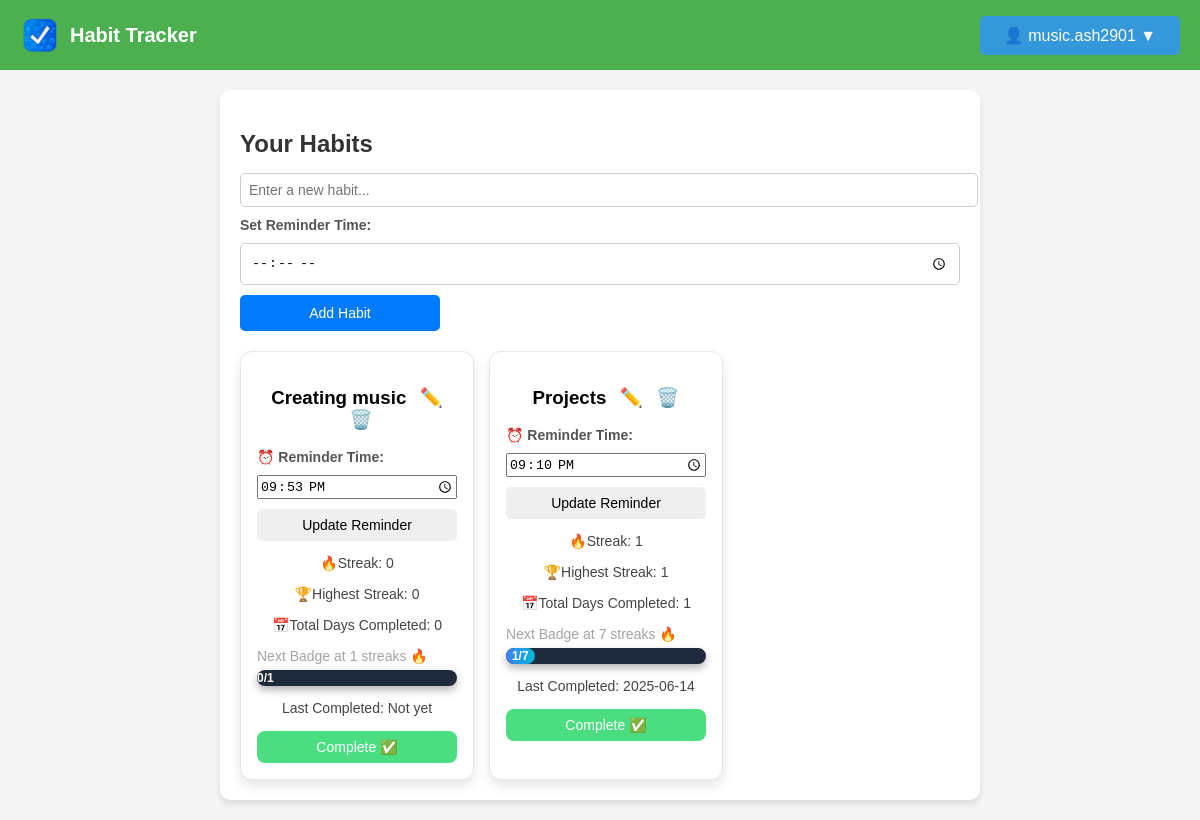
The page /manage-habits (signed in) on the database its author committed.
### models.py (models this page shows, shortened)
class Activity(db.Model):
    id = db.Column(db.Integer, primary_key=True)
    name = db.Column(db.String(120), nullable=False)
    user_id = db.Column(db.Integer, db.ForeignKey('user.id'), nullable=False)
    streak = db.Column(db.Integer, default=0)
    highest_streak = db.Column(db.Integer, default=0)
    days_completed = db.Column(db.Integer, default=0)
    last_completed = db.Column(db.DateTime, default=None)
    date_added = db.Column(db.Date, default=datetime.utcnow)
    status = db.Column(db.String(10), default='active')
    reminder_time = db.Column(db.Time, nullable=True)

### routes.py (the view)
@main_bp.route('/manage-habits')
def manage_habits():
    if 'user_id' not in session:
        flash("Please log in to view your habits.", "danger")
        return redirect(url_for('main.login'))
    user_id = session['user_id']
    habits = Activity.query.filter(Activity.user_id == user_id, Activity.status == "active").all()
    return render_template('manage_habits.html', activities=habits)

### templates/manage_habits.html (shortened to what this page needs)
<!DOCTYPE html>
<html lang="en">
  <head>
    <link
      rel="stylesheet"
      href="{{ url_for('static', filename='styles.css') }}"
    />
  </head>
  <body>
    <nav class="navbar">
      <div class="logo">
        <img
          src="{{ url_for('static', filename='logo.png') }}"
          alt="Habit Tracker Logo"
        />
        <span class="app-name">Habit Tracker</span>
      </div>
      <div class="nav-buttons">
        {% if session['user_id'] %}
        <div class="dropdown">
          <button class="dropbtn">👤 {{ session['username'] }} ▼</button>
        </div>
        {% else %}
        <a href="{{ url_for('main.register') }}" class="btn">Register</a>
        <a href="{{ url_for('main.login') }}" class="btn btn-outline">Login</a>
        {% endif %}
      </div>
    </nav>
    <div class="container">
      <h2>Your Habits</h2>
      <form
        method="POST"
        action="{{ url_for('main.add_habit') }}"
        class="habit-form"
      >
        <input
          type="text"
          name="habit_name"
          placeholder="Enter a new habit..."
          required
        />
        <label for="reminder_time">Set Reminder Time:</label>
        <input type="time" name="reminder_time" required />
        <button type="submit">Add Habit</button>
      </form>
      <div class="habit-list">
        {% if activities %}
        {% for habit in activities %}
        {% set badge_milestones = [1, 7, 30, 180, 360] %}
        {% set next_badge = badge_milestones | select("greaterthan", habit.streak) | list | first %}
        <div class="habit-card">
          <h3>
            {{ habit.name }}
            <a href="{{ url_for('main.edit_habit', habit_id=habit.id) if habit.id else '#' }}" title="Edit Habit">✏️</a>
            <a href="{{ url_for('main.confirm_delete', habit_id=habit.id) }}" title="Delete Habit">🗑️</a>
          </h3>
          <form action="{{ url_for('main.update_reminder', habit_id=habit.id) }}" method="POST">
            <label for="reminder_time_{{ habit.id }}">⏰ Reminder Time:</label>
            <input
              type="time"
              id="reminder_time_{{ habit.id }}"
              name="reminder_time"
              value="{{ habit.reminder_time.strftime('%H:%M') if habit.reminder_time else '' }}"
              required
            />
            <button type="submit" class="update-btn">Update Reminder</button>
          </form>
          <p>🔥Streak: {{ habit.streak }} </p>
          <p>🏆Highest Streak: {{ habit.highest_streak }}</p>
          <p>📅Total Days Completed: {{ habit.days_completed }}</p>
          {% if next_badge %}
          <p class="next-badge-info">Next Badge at {{ next_badge }} streaks 🔥</p>
          <div class="progress-container next-badge-bar">
            <div class="progress-bar-next" style="width: {{ (habit.streak / next_badge) * 100 }}%;">
              {{ habit.streak }}/{{ next_badge }}
            </div>
          </div>
          {% else %}
          <p class="next-badge-info">🎯 You've unlocked all badges! Keep going! 🚀</p>
          {% endif %}
          <p>Last Completed: {{ habit.last_completed.strftime('%Y-%m-%d') if habit.last_completed else "Not yet" }}</p>
          <form action="{{ url_for('main.complete_habit', habit_id=habit.id) }}" method="POST">
            <button type="submit" class="complete-btn">Complete ✅</button>
          </form>
        </div>
        {% endfor %}
        {% else %}
        <p>No habits found. <a href="{{ url_for('main.manage_habits') }}">Add a new habit</a></p>
        {% endif %}
      </div>
    </div>
  </body>
</html>

### static/styles.css (style rules this page uses)
body { margin: 0; padding: 0; font-family: Arial, sans-serif; background-color: #f4f4f4; }
.navbar { display: flex; justify-content: space-between; align-items: center; background-color: #4CAF50; padding: 15px 20px; color: white; }
.logo { display: flex; align-items: center; }
.logo img { width: 40px; height: 40px; margin-right: 10px; }
.app-name { font-size: 20px; font-weight: bold; }
.dropbtn { background-color: #3498db; color: white; padding: 10px 16px; font-size: 16px; border: none; cursor: pointer; border-radius: 5px; }
.dropdown { position: relative; display: inline-block; }
.container { width: 60%; margin: 20px auto; padding: 20px; background: white; box-shadow: 0px 4px 6px rgba(0, 0, 0, 0.1); border-radius: 10px; }
.habit-form { display: flex; gap: 10px; margin-bottom: 20px; }
.habit-form input { flex: 1; padding: 10px; border: 1px solid #ccc; border-radius: 5px; }
.habit-form button { background: #007BFF; color: white; border: none; padding: 10px 15px; border-radius: 5px; cursor: pointer; }
.habit-list { display: flex; flex-wrap: wrap; gap: 15px; }
.habit-card { background: white; padding: 15px; border-radius: 10px; box-shadow: 0px 4px 6px rgba(0, 0, 0, 0.1); text-align: center; width: 200px; }
.complete-btn { background: #28a745; color: white; border: none; padding: 8px 12px; border-radius: 5px; cursor: pointer; }
h2 { color: #333; margin-bottom: 15px; }
form { display: flex; flex-direction: column; gap: 10px; }
label { font-size: 14px; font-weight: bold; color: #555; text-align: left; }
input[type="text"] { padding: 8px; width: 100%; border: 1px solid #ccc; border-radius: 5px; font-size: 14px; }
button { padding: 8px 12px; width: 200px; border: none; border-radius: 5px; font-size: 14px; cursor: pointer; transition: 0.3s ease-in-out; }
p { font-size: 14px; color: #444; margin-bottom: 15px; }
.progress-container { background-color: #1e293b; border-radius: 12px; overflow: hidden; height: 16px; margin-bottom: 8px; position: relative; box-shadow: 0 4px 8px rgba(0,0,0,0.3); }
.progress-bar-next { height: 100%; background: linear-gradient(90deg, #3b82f6, #06b6d4); text-align: center; line-height: 16px; color: #fff; font-size: 12px; font-weight: bold; border-radius: 12px; transition: width 0.5s ease-in-out; }
.next-badge-info { font-size: 14px; color: #a3a3a3; margin-bottom: 6px; text-align: left; }
.complete-btn { background-color: #4ade80; color: #fff; padding: 8px 16px; border: none; border-radius: 8px; cursor: pointer; transition: background 0.3s ease; }
.habit-card { background-color: #ffffff; border: 1px solid #e5e7eb; padding: 16px; border-radius: 12px; box-shadow: 0 6px 12px rgba(0,0,0,0.1); transition: transform 0.2s ease; }
.habit-card h3 a { color: #3b82f6; margin-left: 8px; text-decoration: none; transition: color 0.2s ease; }

### rows shown on the page
Activity: name "Creating music", reminder_time "21:53", streak "0", highest_streak "0", days_completed "0", next_badge "1", last_completed "Not yet"
Activity: name "Projects", reminder_time "21:10", streak "1", highest_streak "1", days_completed "1", next_badge "7", last_completed "2025-06-14"

### other values the page prints
{{ session['username'] }} "music.ash2901"
